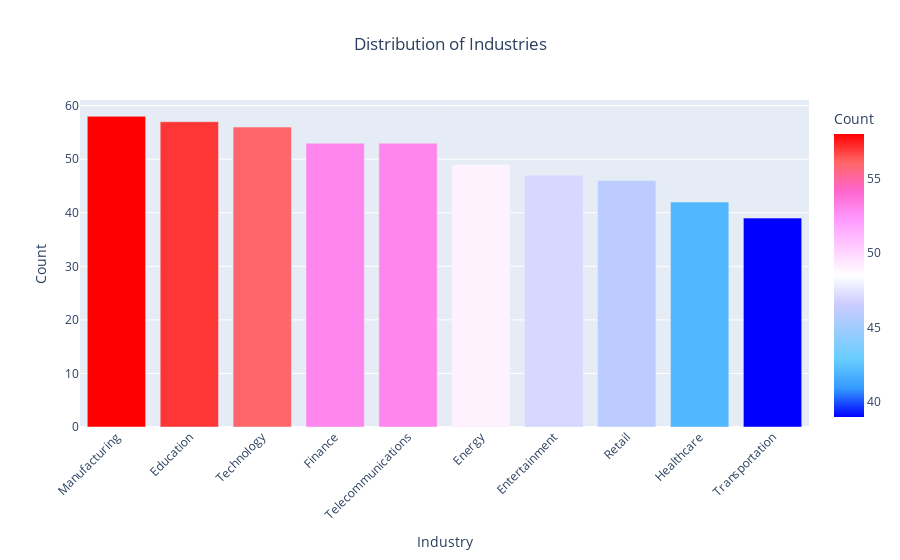

This figure's notebook cell:
### Code cell
# Industry Distribution
industry_counts = automation_job_market_df['Industry'].value_counts().reset_index()
industry_counts.columns = ['Industry', 'Count']

# Bar chart
fig = px.bar(industry_counts, x='Industry', y='Count', title='Distribution of Industries', labels={'Count' : 'Count', 'Industry' : 'Industry'}, color='Count', color_continuous_scale='Picnic')

# Update layout for better visualization
fig.update_layout(xaxis_title='Industry', yaxis_title='Count', title_x=0.5, xaxis_tickangle=-45)

# Show the plot
fig.show()

### Figure 1 — Plotly figure (JSON) as saved in the notebook; plotly's stock layout.template omitted (floating-point values rounded to 4 significant figures)
{"data": [{"hovertemplate": "Industry=%{x}<br>Count=%{marker.color}<extra></extra>", "legendgroup": "", "marker": {"color": [58, 57, 56, 53, 53, 49, 47, 46, 42, 39], "coloraxis": "coloraxis", "pattern": {"shape": ""}}, "name": "", "orientation": "v", "showlegend": false, "textposition": "auto", "type": "bar", "x": ["Manufacturing", "Education", "Technology", "Finance", "Telecommunications", "Energy", "Entertainment", "Retail", "Healthcare", "Transportation"], "xaxis": "x", "y": [58, 57, 56, 53, 53, 49, 47, 46, 42, 39], "yaxis": "y"}], "layout": {"barmode": "relative", "coloraxis": {"colorbar": {"title": {"text": "Count"}}, "colorscale": [[0, "rgb(0,0,255)"], [0.1, "rgb(51,153,255)"], [0.2, "rgb(102,204,255)"], [0.3, "rgb(153,204,255)"], [0.4, "rgb(204,204,255)"], [0.5, "rgb(255,255,255)"], [0.6, "rgb(255,204,255)"], [0.7, "rgb(255,153,255)"], [0.8, "rgb(255,102,204)"], [0.9, "rgb(255,102,102)"], [1, "rgb(255,0,0)"]]}, "legend": {"tracegroupgap": 0}, "title": {"text": "Distribution of Industries", "x": 0.5}, "xaxis": {"anchor": "y", "domain": [0, 1], "tickangle": -45, "title": {"text": "Industry"}}, "yaxis": {"anchor": "x", "domain": [0, 1], "title": {"text": "Count"}}}}
